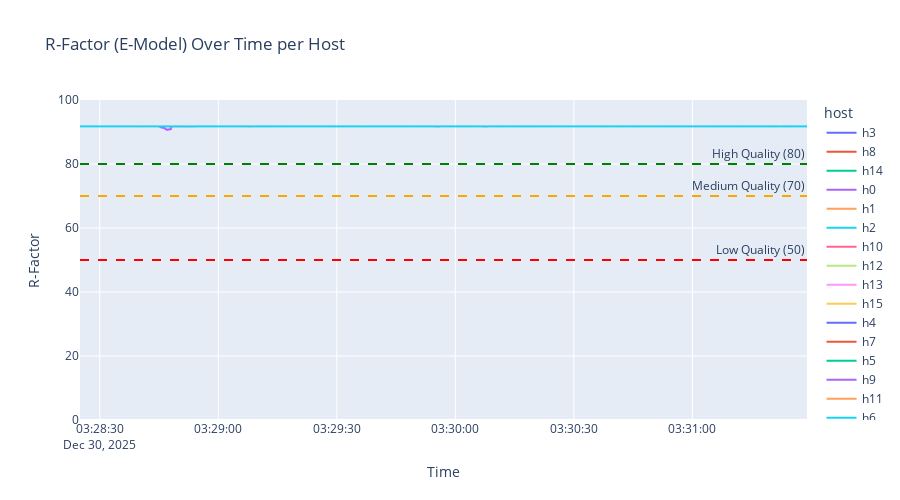

Here is the notebook cell this chart was saved with:
### Code cell
# R-Factor over time per host
fig = px.line(
    host_qos.to_pandas(),
    x="timestamp",
    y="r_factor",
    color="host",
    title="R-Factor (E-Model) Over Time per Host",
    labels={"r_factor": "R-Factor (0-100)", "timestamp": "Time"},
)
fig.add_hline(
    y=80, line_dash="dash", line_color="green", annotation_text="High Quality (80)"
)
fig.add_hline(
    y=70, line_dash="dash", line_color="orange", annotation_text="Medium Quality (70)"
)
fig.add_hline(
    y=50, line_dash="dash", line_color="red", annotation_text="Low Quality (50)"
)
fig.update_layout(
    height=500, xaxis_title="Time", yaxis_title="R-Factor", yaxis_range=[0, 100]
)
fig.show()

### Figure 1 — Plotly figure (JSON) as saved in the notebook; plotly's stock layout.template omitted (floating-point values rounded to 4 significant figures; data arrays with more than 128 entries replaced by an {"elided": "..."} marker saying what was removed)
{"data": [{"hovertemplate": "host=h3<br>Time=%{x}<br>R-Factor (0-100)=%{y}<extra></extra>", "legendgroup": "h3", "line": {"color": "#636efa", "dash": "solid"}, "marker": {"symbol": "circle"}, "mode": "lines", "name": "h3", "showlegend": true, "type": "scattergl", "x": {"elided": "354 str values"}, "xaxis": "x", "y": {"elided": "354 float values"}, "yaxis": "y"}, {"hovertemplate": "host=h8<br>Time=%{x}<br>R-Factor (0-100)=%{y}<extra></extra>", "legendgroup": "h8", "line": {"color": "#EF553B", "dash": "solid"}, "marker": {"symbol": "circle"}, "mode": "lines", "name": "h8", "showlegend": true, "type": "scattergl", "x": {"elided": "354 str values"}, "xaxis": "x", "y": {"elided": "354 float values"}, "yaxis": "y"}, {"hovertemplate": "host=h14<br>Time=%{x}<br>R-Factor (0-100)=%{y}<extra></extra>", "legendgroup": "h14", "line": {"color": "#00cc96", "dash": "solid"}, "marker": {"symbol": "circle"}, "mode": "lines", "name": "h14", "showlegend": true, "type": "scattergl", "x": {"elided": "354 str values"}, "xaxis": "x", "y": {"elided": "354 float values"}, "yaxis": "y"}, {"hovertemplate": "host=h0<br>Time=%{x}<br>R-Factor (0-100)=%{y}<extra></extra>", "legendgroup": "h0", "line": {"color": "#ab63fa", "dash": "solid"}, "marker": {"symbol": "circle"}, "mode": "lines", "name": "h0", "showlegend": true, "type": "scattergl", "x": {"elided": "353 str values"}, "xaxis": "x", "y": {"elided": "353 float values"}, "yaxis": "y"}, {"hovertemplate": "host=h1<br>Time=%{x}<br>R-Factor (0-100)=%{y}<extra></extra>", "legendgroup": "h1", "line": {"color": "#FFA15A", "dash": "solid"}, "marker": {"symbol": "circle"}, "mode": "lines", "name": "h1", "showlegend": true, "type": "scattergl", "x": {"elided": "354 str values"}, "xaxis": "x", "y": {"elided": "354 float values"}, "yaxis": "y"}, {"hovertemplate": "host=h2<br>Time=%{x}<br>R-Factor (0-100)=%{y}<extra></extra>", "legendgroup": "h2", "line": {"color": "#19d3f3", "dash": "solid"}, "marker": {"symbol": "circle"}, "mode": "lines", "name": "h2", "showlegend": true, "type": "scattergl", "x": {"elided": "354 str values"}, "xaxis": "x", "y": {"elided": "354 float values"}, "yaxis": "y"}, {"hovertemplate": "host=h10<br>Time=%{x}<br>R-Factor (0-100)=%{y}<extra></extra>", "legendgroup": "h10", "line": {"color": "#FF6692", "dash": "solid"}, "marker": {"symbol": "circle"}, "mode": "lines", "name": "h10", "showlegend": true, "type": "scattergl", "x": {"elided": "353 str values"}, "xaxis": "x", "y": {"elided": "353 float values"}, "yaxis": "y"}, {"hovertemplate": "host=h12<br>Time=%{x}<br>R-Factor (0-100)=%{y}<extra></extra>", "legendgroup": "h12", "line": {"color": "#B6E880", "dash": "solid"}, "marker": {"symbol": "circle"}, "mode": "lines", "name": "h12", "showlegend": true, "type": "scattergl", "x": {"elided": "354 str values"}, "xaxis": "x", "y": {"elided": "354 float values"}, "yaxis": "y"}, {"hovertemplate": "host=h13<br>Time=%{x}<br>R-Factor (0-100)=%{y}<extra></extra>", "legendgroup": "h13", "line": {"color": "#FF97FF", "dash": "solid"}, "marker": {"symbol": "circle"}, "mode": "lines", "name": "h13", "showlegend": true, "type": "scattergl", "x": {"elided": "354 str values"}, "xaxis": "x", "y": {"elided": "354 float values"}, "yaxis": "y"}, {"hovertemplate": "host=h15<br>Time=%{x}<br>R-Factor (0-100)=%{y}<extra></extra>", "legendgroup": "h15", "line": {"color": "#FECB52", "dash": "solid"}, "marker": {"symbol": "circle"}, "mode": "lines", "name": "h15", "showlegend": true, "type": "scattergl", "x": {"elided": "354 str values"}, "xaxis": "x", "y": {"elided": "354 float values"}, "yaxis": "y"}, {"hovertemplate": "host=h4<br>Time=%{x}<br>R-Factor (0-100)=%{y}<extra></extra>", "legendgroup": "h4", "line": {"color": "#636efa", "dash": "solid"}, "marker": {"symbol": "circle"}, "mode": "lines", "name": "h4", "showlegend": true, "type": "scattergl", "x": {"elided": "354 str values"}, "xaxis": "x", "y": {"elided": "354 float values"}, "yaxis": "y"}, {"hovertemplate": "host=h7<br>Time=%{x}<br>R-Factor (0-100)=%{y}<extra></extra>", "legendgroup": "h7", "line": {"color": "#EF553B", "dash": "solid"}, "marker": {"symbol": "circle"}, "mode": "lines", "name": "h7", "showlegend": true, "type": "scattergl", "x": {"elided": "354 str values"}, "xaxis": "x", "y": {"elided": "354 float values"}, "yaxis": "y"}, {"hovertemplate": "host=h5<br>Time=%{x}<br>R-Factor (0-100)=%{y}<extra></extra>", "legendgroup": "h5", "line": {"color": "#00cc96", "dash": "solid"}, "marker": {"symbol": "circle"}, "mode": "lines", "name": "h5", "showlegend": true, "type": "scattergl", "x": {"elided": "353 str values"}, "xaxis": "x", "y": {"elided": "353 float values"}, "yaxis": "y"}, {"hovertemplate": "host=h9<br>Time=%{x}<br>R-Factor (0-100)=%{y}<extra></extra>", "legendgroup": "h9", "line": {"color": "#ab63fa", "dash": "solid"}, "marker": {"symbol": "circle"}, "mode": "lines", "name": "h9", "showlegend": true, "type": "scattergl", "x": {"elided": "354 str values"}, "xaxis": "x", "y": {"elided": "354 float values"}, "yaxis": "y"}, {"hovertemplate": "host=h11<br>Time=%{x}<br>R-Factor (0-100)=%{y}<extra></extra>", "legendgroup": "h11", "line": {"color": "#FFA15A", "dash": "solid"}, "marker": {"symbol": "circle"}, "mode": "lines", "name": "h11", "showlegend": true, "type": "scattergl", "x": {"elided": "354 str values"}, "xaxis": "x", "y": {"elided": "354 float values"}, "yaxis": "y"}, {"hovertemplate": "host=h6<br>Time=%{x}<br>R-Factor (0-100)=%{y}<extra></extra>", "legendgroup": "h6", "line": {"color": "#19d3f3", "dash": "solid"}, "marker": {"symbol": "circle"}, "mode": "lines", "name": "h6", "showlegend": true, "type": "scattergl", "x": {"elided": "354 str values"}, "xaxis": "x", "y": {"elided": "354 float values"}, "yaxis": "y"}], "layout": {"annotations": [{"showarrow": false, "text": "High Quality (80)", "x": 1, "xanchor": "right", "xref": "x domain", "y": 80, "yanchor": "bottom", "yref": "y"}, {"showarrow": false, "text": "Medium Quality (70)", "x": 1, "xanchor": "right", "xref": "x domain", "y": 70, "yanchor": "bottom", "yref": "y"}, {"showarrow": false, "text": "Low Quality (50)", "x": 1, "xanchor": "right", "xref": "x domain", "y": 50, "yanchor": "bottom", "yref": "y"}], "height": 500, "legend": {"title": {"text": "host"}, "tracegroupgap": 0}, "shapes": [{"line": {"color": "green", "dash": "dash"}, "type": "line", "x0": 0, "x1": 1, "xref": "x domain", "y0": 80, "y1": 80, "yref": "y"}, {"line": {"color": "orange", "dash": "dash"}, "type": "line", "x0": 0, "x1": 1, "xref": "x domain", "y0": 70, "y1": 70, "yref": "y"}, {"line": {"color": "red", "dash": "dash"}, "type": "line", "x0": 0, "x1": 1, "xref": "x domain", "y0": 50, "y1": 50, "yref": "y"}], "title": {"text": "R-Factor (E-Model) Over Time per Host"}, "xaxis": {"anchor": "y", "domain": [0, 1], "title": {"text": "Time"}}, "yaxis": {"anchor": "x", "domain": [0, 1], "range": [0, 100], "title": {"text": "R-Factor"}}}}
